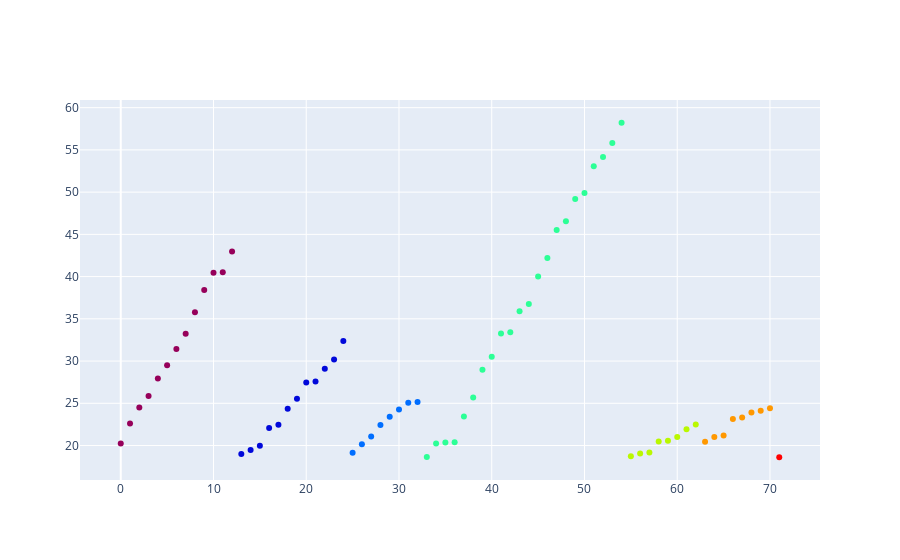

Here is the notebook cell this chart was saved with:
### Markdown cell above
### Generate data

### Code cell
case1_tbl = "case1_tbl"

df_case1 = df_init.copy()
df_case1 = generate_engine_heat_1(df_case1)
plot_heat_2d(df_case1)

### Figure 1 — Plotly figure (JSON) as saved in the notebook; plotly's stock layout.template omitted (floating-point values rounded to 4 significant figures)
{"data": [{"marker": {"color": [1, 1, 1, 1, 1, 1, 1, 1, 1, 1, 1, 1, 1, 2, 2, 2, 2, 2, 2, 2, 2, 2, 2, 2, 2, 3, 3, 3, 3, 3, 3, 3, 3, 4, 4, 4, 4, 4, 4, 4, 4, 4, 4, 4, 4, 4, 4, 4, 4, 4, 4, 4, 4, 4, 4, 5, 5, 5, 5, 5, 5, 5, 5, 6, 6, 6, 6, 6, 6, 6, 6, 7], "colorscale": [[0, "rgb(150,0,90)"], [0.125, "rgb(0,0,200)"], [0.25, "rgb(0,25,255)"], [0.375, "rgb(0,152,255)"], [0.5, "rgb(44,255,150)"], [0.625, "rgb(151,255,0)"], [0.75, "rgb(255,234,0)"], [0.875, "rgb(255,111,0)"], [1, "rgb(255,0,0)"]]}, "mode": "markers", "text": ["Cluster id: 1<br>Cluster rank: 7", "Cluster id: 1<br>Cluster rank: 7", "Cluster id: 1<br>Cluster rank: 7", "Cluster id: 1<br>Cluster rank: 7", "Cluster id: 1<br>Cluster rank: 7", "Cluster id: 1<br>Cluster rank: 7", "Cluster id: 1<br>Cluster rank: 7", "Cluster id: 1<br>Cluster rank: 7", "Cluster id: 1<br>Cluster rank: 7", "Cluster id: 1<br>Cluster rank: 7", "Cluster id: 1<br>Cluster rank: 7", "Cluster id: 1<br>Cluster rank: 7", "Cluster id: 1<br>Cluster rank: 7", "Cluster id: 2<br>Cluster rank: 6", "Cluster id: 2<br>Cluster rank: 6", "Cluster id: 2<br>Cluster rank: 6", "Cluster id: 2<br>Cluster rank: 6", "Cluster id: 2<br>Cluster rank: 6", "Cluster id: 2<br>Cluster rank: 6", "Cluster id: 2<br>Cluster rank: 6", "Cluster id: 2<br>Cluster rank: 6", "Cluster id: 2<br>Cluster rank: 6", "Cluster id: 2<br>Cluster rank: 6", "Cluster id: 2<br>Cluster rank: 6", "Cluster id: 2<br>Cluster rank: 6", "Cluster id: 3<br>Cluster rank: 4", "Cluster id: 3<br>Cluster rank: 4", "Cluster id: 3<br>Cluster rank: 4", "Cluster id: 3<br>Cluster rank: 4", "Cluster id: 3<br>Cluster rank: 4", "Cluster id: 3<br>Cluster rank: 4", "Cluster id: 3<br>Cluster rank: 4", "Cluster id: 3<br>Cluster rank: 4", "Cluster id: 4<br>Cluster rank: 11", "Cluster id: 4<br>Cluster rank: 11", "Cluster id: 4<br>Cluster rank: 11", "Cluster id: 4<br>Cluster rank: 11", "Cluster id: 4<br>Cluster rank: 11", "Cluster id: 4<br>Cluster rank: 11", "Cluster id: 4<br>Cluster rank: 11", "Cluster id: 4<br>Cluster rank: 11", "Cluster id: 4<br>Cluster rank: 11", "Cluster id: 4<br>Cluster rank: 11", "Cluster id: 4<br>Cluster rank: 11", "Cluster id: 4<br>Cluster rank: 11", "Cluster id: 4<br>Cluster rank: 11", "Cluster id: 4<br>Cluster rank: 11", "Cluster id: 4<br>Cluster rank: 11", "Cluster id: 4<br>Cluster rank: 11", "Cluster id: 4<br>Cluster rank: 11", "Cluster id: 4<br>Cluster rank: 11", "Cluster id: 4<br>Cluster rank: 11", "Cluster id: 4<br>Cluster rank: 11", "Cluster id: 4<br>Cluster rank: 11", "Cluster id: 4<br>Cluster rank: 11", "Cluster id: 5<br>Cluster rank: 4", "Cluster id: 5<br>Cluster rank: 4", "Cluster id: 5<br>Cluster rank: 4", "Cluster id: 5<br>Cluster rank: 4", "Cluster id: 5<br>Cluster rank: 4", "Cluster id: 5<br>Cluster rank: 4", "Cluster id: 5<br>Cluster rank: 4", "Cluster id: 5<br>Cluster rank: 4", "Cluster id: 6<br>Cluster rank: 4", "Cluster id: 6<br>Cluster rank: 4", "Cluster id: 6<br>Cluster rank: 4", "Cluster id: 6<br>Cluster rank: 4", "Cluster id: 6<br>Cluster rank: 4", "Cluster id: 6<br>Cluster rank: 4", "Cluster id: 6<br>Cluster rank: 4", "Cluster id: 6<br>Cluster rank: 4", "Cluster id: 7<br>Cluster rank: 1"], "type": "scatter", "x": [0, 1, 2, 3, 4, 5, 6, 7, 8, 9, 10, 11, 12, 13, 14, 15, 16, 17, 18, 19, 20, 21, 22, 23, 24, 25, 26, 27, 28, 29, 30, 31, 32, 33, 34, 35, 36, 37, 38, 39, 40, 41, 42, 43, 44, 45, 46, 47, 48, 49, 50, 51, 52, 53, 54, 55, 56, 57, 58, 59, 60, 61, 62, 63, 64, 65, 66, 67, 68, 69, 70, 71], "y": [20.25, 22.6, 24.49, 25.86, 27.94, 29.49, 31.44, 33.22, 35.79, 38.4, 40.46, 40.53, 42.96, 19.01, 19.47, 19.97, 22.09, 22.47, 24.37, 25.55, 27.47, 27.58, 29.1, 30.18, 32.38, 19.14, 20.15, 21.08, 22.44, 23.41, 24.26, 25.06, 25.15, 18.65, 20.23, 20.35, 20.37, 23.44, 25.68, 28.96, 30.52, 33.25, 33.42, 35.89, 36.76, 40.0, 42.21, 45.5, 46.57, 49.18, 49.89, 53.05, 54.16, 55.82, 58.21, 18.74, 19.06, 19.17, 20.47, 20.55, 21.01, 21.92, 22.49, 20.46, 21.01, 21.2, 23.15, 23.33, 23.91, 24.13, 24.41, 18.61]}], "layout": {}}
